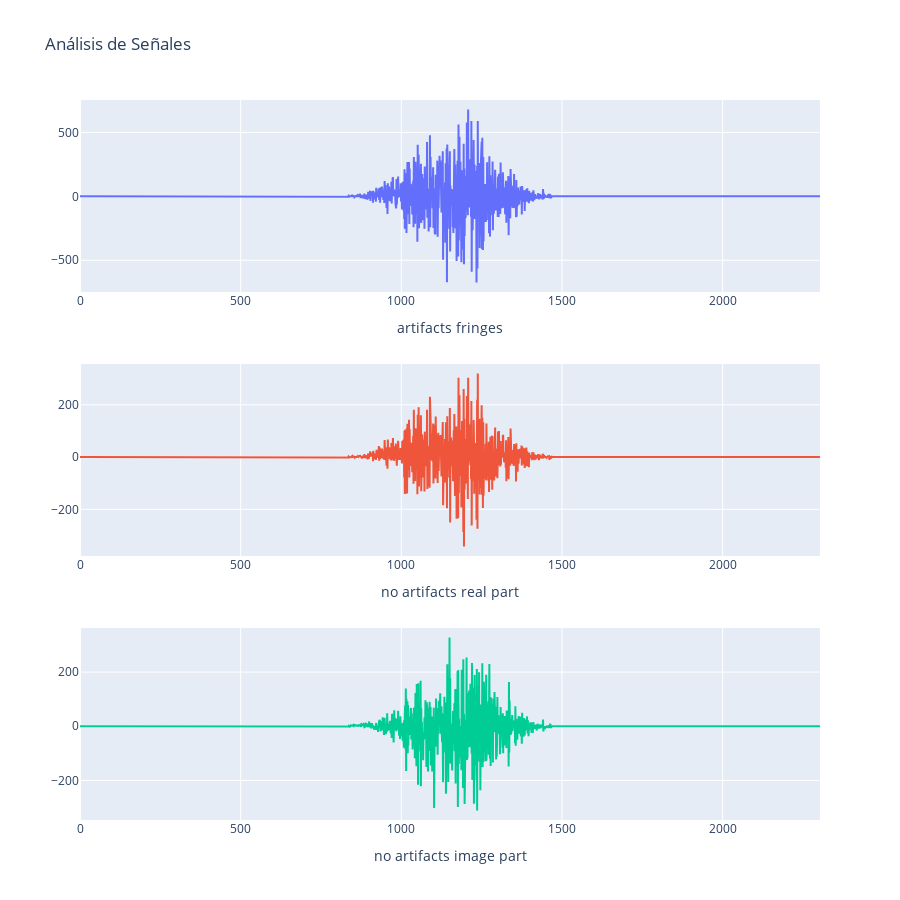

The code cell stored with this chart in its notebook:
### Code cell
fig = make_subplots(rows=3, cols=1)
fig.add_trace(
    go.Scatter(y=np.real(singlecc), mode='lines', name='artifacts fringes'),
    row=1, col=1
)
fig.add_trace(
    go.Scatter(y=np.real(single), mode='lines', name='no artifacts real part'),
    row=2, col=1
)
fig.add_trace(
    go.Scatter(y=np.imag(single), mode='lines', name='no artifacts image part'),
    row=3, col=1
)
fig.update_layout(
    title_text="Análisis de Señales",
    height=900,  # Ajusta la altura si es necesario
    showlegend=False
)
fig.update_xaxes(title_text="artifacts fringes", row=1, col=1)
fig.update_xaxes(title_text="no artifacts real part", row=2, col=1)
fig.update_xaxes(title_text="no artifacts image part", row=3, col=1)
fig.show()

### Figure 1 — Plotly figure (JSON) as saved in the notebook; plotly's stock layout.template omitted (floating-point values rounded to 4 significant figures; data arrays with more than 128 entries replaced by an {"elided": "..."} marker saying what was removed)
{"data": [{"mode": "lines", "name": "artifacts fringes", "type": "scatter", "xaxis": "x", "y": {"elided": "2304 float values"}, "yaxis": "y"}, {"mode": "lines", "name": "no artifacts real part", "type": "scatter", "xaxis": "x2", "y": {"elided": "2304 float values"}, "yaxis": "y2"}, {"mode": "lines", "name": "no artifacts image part", "type": "scatter", "xaxis": "x3", "y": {"elided": "2304 float values"}, "yaxis": "y3"}], "layout": {"height": 900, "showlegend": false, "title": {"text": "Análisis de Señales"}, "xaxis": {"anchor": "y", "domain": [0, 1], "title": {"text": "artifacts fringes"}}, "xaxis2": {"anchor": "y2", "domain": [0, 1], "title": {"text": "no artifacts real part"}}, "xaxis3": {"anchor": "y3", "domain": [0, 1], "title": {"text": "no artifacts image part"}}, "yaxis": {"anchor": "x", "domain": [0.7333, 1]}, "yaxis2": {"anchor": "x2", "domain": [0.3667, 0.6333]}, "yaxis3": {"anchor": "x3", "domain": [0, 0.2667]}}}
